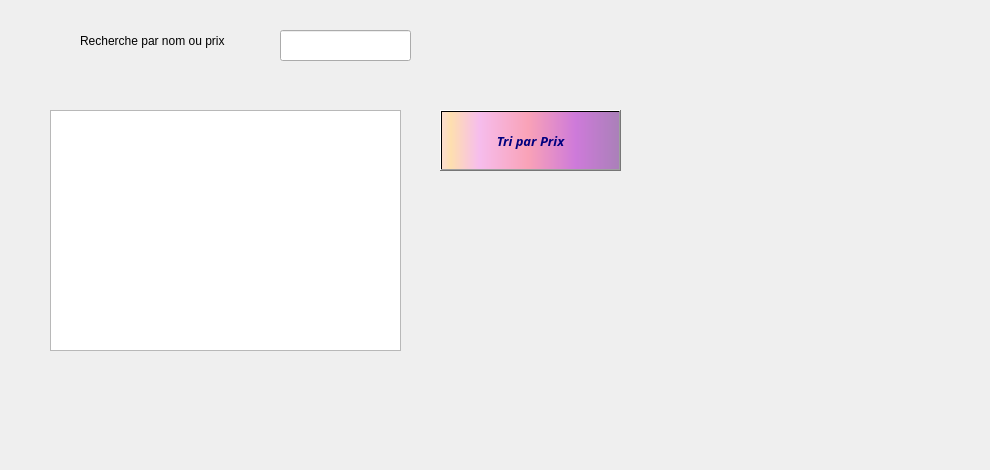
     <widget class="QWidget" name="tab_categorie_9">
      <attribute name="title">
       <string>Afficher</string>
      </attribute>
      <widget class="QLabel" name="label_categorie_36">
       <property name="geometry">
        <rect>
         <x>-70</x>
         <y>-30</y>
         <width>981</width>
         <height>461</height>
        </rect>
       </property>
       <property name="text">
        <string/>
       </property>
       <property name="pixmap">
        <pixmap>../../../../../../Downloads/893983.jpg</pixmap>
       </property>
      </widget>
      <widget class="QPushButton" name="pushButton_categorie_14">
       <property name="geometry">
        <rect>
         <x>440</x>
         <y>110</y>
         <width>181</width>
         <height>61</height>
        </rect>
       </property>
       <property name="font">
        <font>
         <family>Lucida Calligraphy</family>
         <pointsize>10</pointsize>
         <weight>75</weight>
         <italic>true</italic>
         <bold>true</bold>
         <underline>false</underline>
         <strikeout>false</strikeout>
        </font>
       </property>
       <property name="styleSheet">
        <string notr="true">background-color: qlineargradient(spread:pad, x1:1, y1:0, x2:1, y2:0, stop:0.919598 rgba(255, 0, 111, 255), stop:0.98 rgba(0, 0, 0, 255), stop:1 rgba(235, 148, 61, 255));
color: rgb(0, 0, 127);
background-color: qlineargradient(spread:pad, x1:0, y1:0, x2:1, y2:0, stop:0.0100503 rgba(252, 222, 204, 255), stop:0.0502513 rgba(254, 223, 175, 255), stop:0.211055 rgba(246, 189, 237, 255), stop:0.487437 rgba(249, 162, 183, 255), stop:0.753769 rgba(206, 122, 218, 255), stop:1 rgba(170, 128, 185, 255));</string>
       </property>
       <property name="text">
        <string>Tri par Prix</string>
       </property>
       <property name="icon">
        <iconset>
         <normaloff>../../../../../../Downloads/tri.png</normaloff>../../../../../../Downloads/tri.png</iconset>
       </property>
       <property name="iconSize">
        <size>
         <width>45</width>
         <height>45</height>
        </size>
       </property>
      </widget>
      <widget class="QTableView" name="tab_categorie">
       <property name="geometry">
        <rect>
         <x>50</x>
         <y>110</y>
         <width>351</width>
         <height>241</height>
        </rect>
       </property>
      </widget>
      <widget class="QLineEdit" name="lineEdit_categorie_17">
       <property name="geometry">
        <rect>
         <x>280</x>
         <y>30</y>
         <width>131</width>
         <height>31</height>
        </rect>
       </property>
      </widget>
      <widget class="QLabel" name="label">
       <property name="geometry">
        <rect>
         <x>80</x>
         <y>10</y>
         <width>181</width>
         <height>61</height>
        </rect>
       </property>
       <property name="styleSheet">
        <string notr="true">font: 75 12pt &quot;Script MT Bold&quot;;</string>
       </property>
       <property name="text">
        <string>Recherche par nom ou prix</string>
       </property>
      </widget>
      <widget class="QLabel" name="label_2">
       <property name="geometry">
        <rect>
         <x>10</x>
         <y>10</y>
         <width>91</width>
         <height>71</height>
        </rect>
       </property>
       <property name="text">
        <string/>
       </property>
       <property name="pixmap">
        <pixmap>../../../../../../../../../../i/Sans titre-1.png</pixmap>
       </property>
      </widget>
     </widget>
